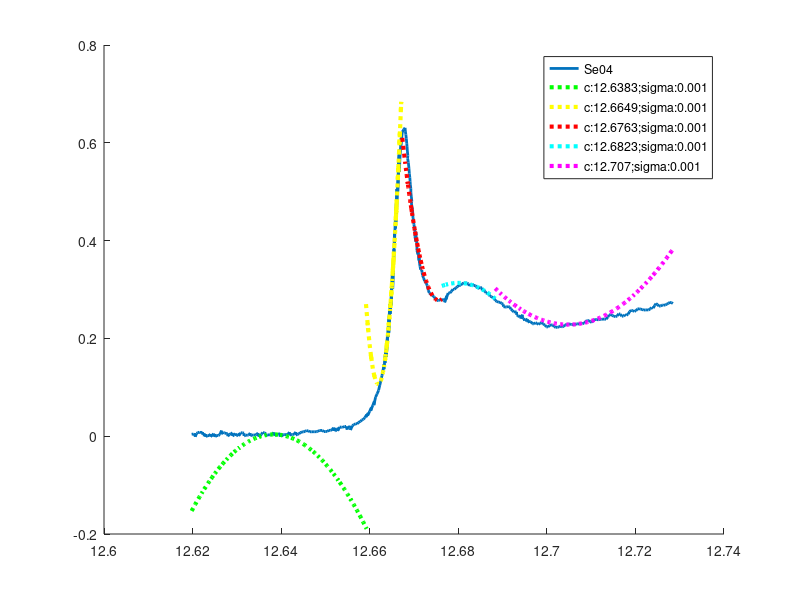

MATLAB code for this plot:
% declaração do formato dos números e para limpar terminal
format long
clear; clc; close all

% x recebe os pontos da função a ser aproximada
x = csvread('SeO4.csv');

% separamos em colunas
coluna1 = x(:,1);
coluna2 = x(:,2);

% ordem dos polinomios para a aproximação
k = 3;

% ==================PRIMEIRA APROXIMAÇÃO========================================

% dominio da aproximacao
col1_01 = x(1:140,1);
col1_01 = col1_01 - 12;
col2_01 = x(1:140,2);

% c: ponto médio
c_1 = col1_01(70);
% sigma: ponderação dos pesos em relação ao c
sigma_1 = 0.001;

% cálculo da aproximação
pesos = exp(-((abs(col1_01-c_1)/sigma_1).^2));
tam_coluna1 = length(col1_01);
W = diag(pesos);
X = vander(col1_01);
X = X(:, tam_coluna1 - k : tam_coluna1);
aprox = ((X' * W * X) \ (X' * W * col2_01));
f_1 = X*aprox;

% ==================SEGUNDA APROXIMAÇÃO========================================

% dominio da aproximacao
col1_02 = x(141:230,1);
col1_02 = col1_02 - 12;
col2_02 = x(141:230,2);

% c: ponto médio
c_2 = col1_02(40);
% sigma: ponderação dos pesos em relação ao c
sigma_2 = 0.001;

% cálculo da aproximação
pesos = exp(-((abs(col1_02-c_2)/sigma_2).^2));
tam_coluna1 = length(col1_02);
W = diag(pesos);
X = vander(col1_02);
X = X(:, tam_coluna1 - k : tam_coluna1);
aprox = ((X' * W * X) \ (X' * W * col2_02));
f_2 = X*aprox;

% ==================TERCEIRA APROXIMAÇÃO========================================

% dominio da aproximacao
col1_03 = x(231:290,1);
col1_03 = col1_03 - 12;
col2_03 = x(231:290,2);

% c: ponto médio
c_3 = col1_03(60);
% sigma: ponderação dos pesos em relação ao c
sigma_3 = 0.001;

% cálculo da aproximação
pesos = exp(-((abs(col1_03-c_3)/sigma_3).^2));
tam_coluna1 = length(col1_03);
W = diag(pesos);
X = vander(col1_03);
X = X(:, tam_coluna1 - k : tam_coluna1);
aprox = ((X' * W * X) \ (X' * W * col2_03));
f_3 = X*aprox;

% ==================QUARTA APROXIMAÇÃO========================================

% dominio da aproximacao
col1_04 = x(290:330,1);
col1_04 = col1_04 - 12;
col2_04 = x(290:330,2);

% c: ponto médio
c_4 = col1_04(20);
% sigma: ponderação dos pesos em relação ao c
sigma_4 = 0.001;

% cálculo da aproximação
pesos = exp(-((abs(col1_04-c_4)/sigma_4).^2));
tam_coluna1 = length(col1_04);
W = diag(pesos);
X = vander(col1_04);
X = X(:, tam_coluna1 - k : tam_coluna1);
aprox = ((X' * W * X) \ (X' * W * col2_04));
f_4 = X*aprox;

% ==================QUINTA APROXIMAÇÃO========================================

% dominio da aproximacao
col1_05 = x(330:450,1);
col1_05 = col1_05 - 12;
col2_05 = x(330:450,2);

% c: ponto médio
c_5 = col1_05(60);
% sigma: ponderação dos pesos em relação ao c
sigma_5 = 0.001;

% cálculo da aproximação
pesos = exp(-((abs(col1_05-c_5)/sigma_4).^2));
tam_coluna1 = length(col1_05);
W = diag(pesos);
X = vander(col1_05);
X = X(:, tam_coluna1 - k : tam_coluna1);
aprox = ((X' * W * X) \ (X' * W * col2_05));
f_5 = X*aprox;

% ==================PLOTAR GRÁFICO========================================

hold on
plot(coluna1, coluna2, 'DisplayName','Se04', 'LineWidth', 2);

lgd_01 = strcat('c: ', num2str(c_1+12),"; ", "sigma: ", num2str(sigma_1));
plot(coluna1(1:140), f_1, ':g', 'LineWidth', 3, 'DisplayName',lgd_01);

lgd_02 = strcat('c: ', num2str(c_2+12),"; ", "sigma: ", num2str(sigma_2));
plot(coluna1(141:230), f_2, ':y', 'LineWidth', 3, 'DisplayName',lgd_02);

lgd_03 = strcat('c: ', num2str(c_3+12),"; ", "sigma: ", num2str(sigma_3));
plot(coluna1(231:290), f_3, ':r', 'LineWidth', 3, 'DisplayName',lgd_03);

lgd_04 = strcat('c: ', num2str(c_4+12),"; ", "sigma: ", num2str(sigma_4));
plot(coluna1(290:330), f_4, ':c', 'LineWidth', 3, 'DisplayName',lgd_04);

lgd_05 = strcat('c: ', num2str(c_5+12),"; ", "sigma: ", num2str(sigma_5));
plot(coluna1(330:450), f_5, ':m', 'LineWidth', 3, 'DisplayName',lgd_05);
hold off

lgd = legend;

% =========================================================================